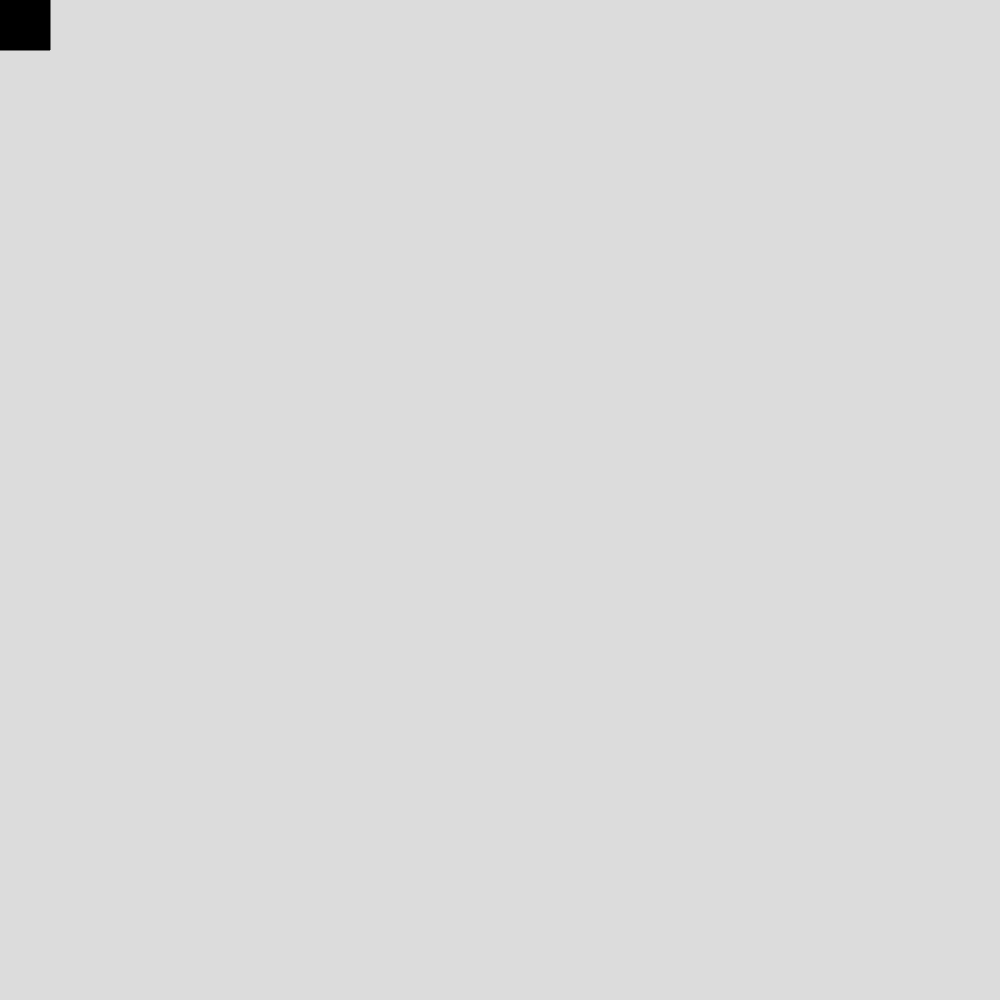
Frame 1 (no input)
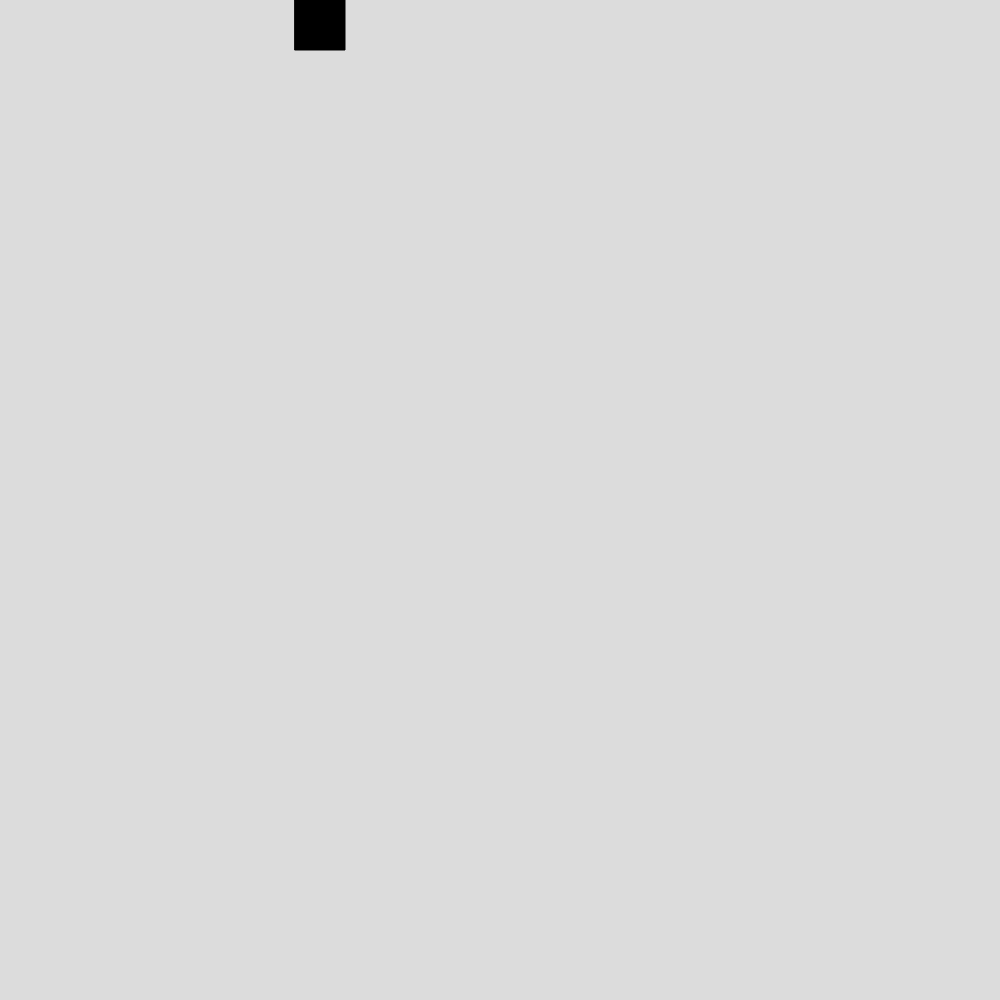
Frame 60 (no input)
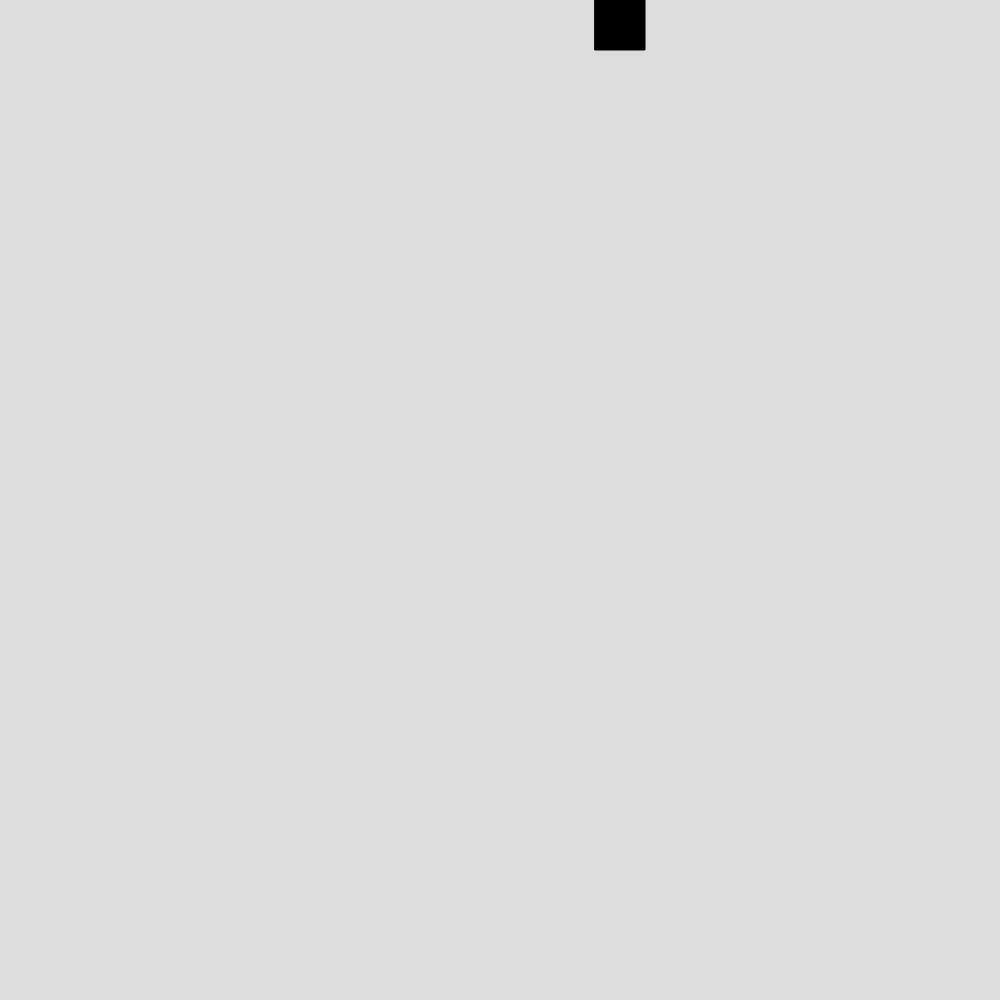
Frame 120 (the mouse pressed at the canvas centre since frame 60)

The p5.js sketch that drew these frames (run headless with seeded random() and noise() and a simulated clock; from frame 60 on, the mouse is pressed at the canvas centre):

// p5.js sketch
// ── sketch.js
// State Variable Challenge
// Maheen and Mason
// Feb 27, 2025

let direction = "right";
let x,y;

function setup() {
  createCanvas(1000, 1000);
  x = 0;
  y = 0;
}

function draw() {
  background(220);
  movingBox();

}

function movingBox(){
  fill(0,0,0);
  rect(x,y,50,50);
  move();


}

function move(){
  if (direction === "right"){
    x+=5;
    if(x>width-50){
      direction="down";
    }
  }
  else if(direction === "down"){
    y+=5;
    if(y>height-50){
      direction="left";
    }
  }
  else if(direction === "left"){
    x-=5;
    if(x<0){
      direction="up";
    }
  }
}
